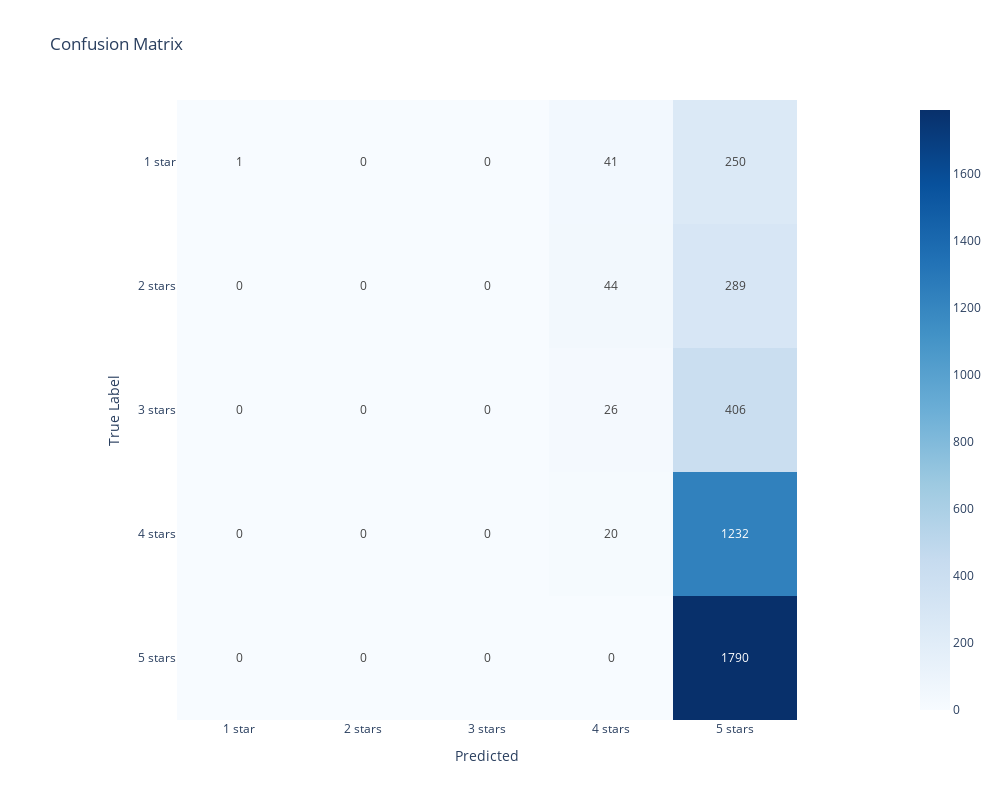

Notebook code for this chart:
### Markdown cell above
## Model with MultinomialNB and TF-IDF

### Code cell
# instantiate the Model class with text and labels (X and y), a multinomial naive bayes model and a tfidf vectorizer
model_clf = Model(X, y, MultinomialNB(), TfidfVectorizer(preprocessor=preprocess_text),random_seed=42, test_size=0.2)

# fit the model
model_clf.fit()

# predict and generate classification report
model_clf.report(class_labels)

### Figure 1 — Plotly figure (JSON) as saved in the notebook; plotly's stock layout.template omitted (floating-point values rounded to 4 significant figures)
{"data": [{"coloraxis": "coloraxis", "hovertemplate": "Predicted: %{x}<br>True Label: %{y}<br>color: %{z}<extra></extra>", "name": "0", "texttemplate": "%{z}", "type": "heatmap", "x": ["1 star", "2 stars", "3 stars", "4 stars", "5 stars"], "xaxis": "x", "y": ["1 star", "2 stars", "3 stars", "4 stars", "5 stars"], "yaxis": "y", "z": [[1, 0, 0, 41, 250], [0, 0, 0, 44, 289], [0, 0, 0, 26, 406], [0, 0, 0, 20, 1232], [0, 0, 0, 0, 1790]]}], "layout": {"coloraxis": {"colorscale": [[0, "rgb(247,251,255)"], [0.125, "rgb(222,235,247)"], [0.25, "rgb(198,219,239)"], [0.375, "rgb(158,202,225)"], [0.5, "rgb(107,174,214)"], [0.625, "rgb(66,146,198)"], [0.75, "rgb(33,113,181)"], [0.875, "rgb(8,81,156)"], [1, "rgb(8,48,107)"]]}, "height": 800, "title": {"text": "Confusion Matrix"}, "width": 1000, "xaxis": {"anchor": "y", "constrain": "domain", "domain": [0, 1], "scaleanchor": "y", "title": {"text": "Predicted"}}, "yaxis": {"anchor": "x", "autorange": "reversed", "constrain": "domain", "domain": [0, 1], "title": {"text": "True Label"}}}}
